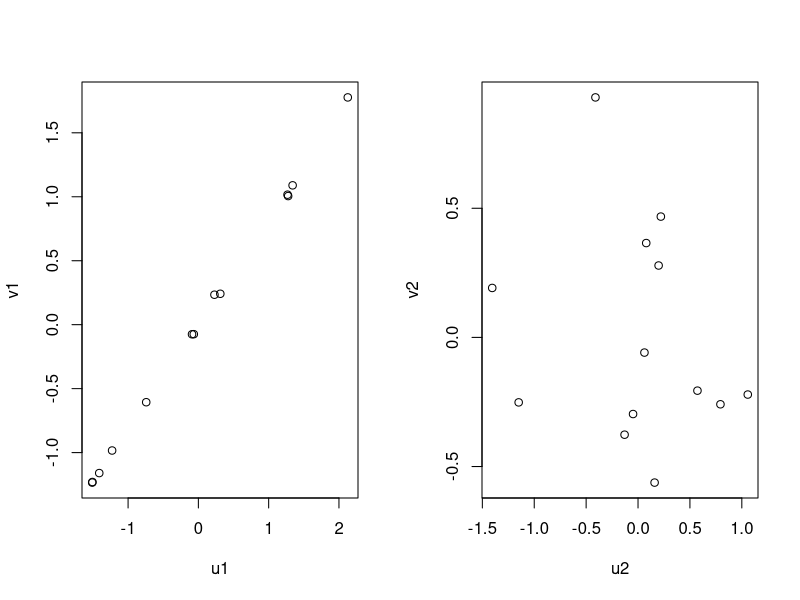
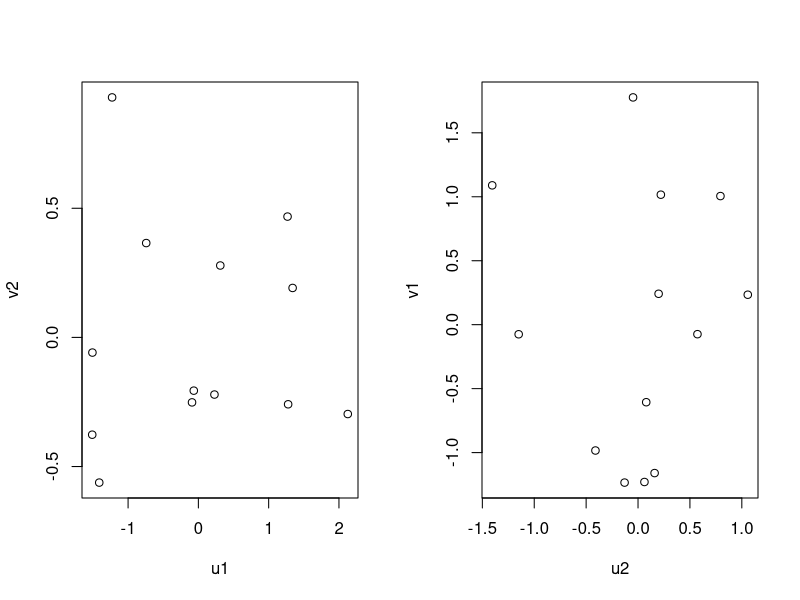

R code for these plots, in order: (Note: this script raises an error after producing the figures.)
## EXEMPLO LIVRO FERREIRA (2011), p?gina 503 ##

ca <- c(2.3,2.5,1.8,3.4,1.8,3.7,1.4,1.5,2.8,1.4,1.8,1.9,2.8)

mg <- c(1.7,2.5,2.1,2.5,1.1,1.4,0.7,0.6,2.2,0.8,0.6,1.7,0.8)

sb <- c(4.1,5.1,4.1,6.1,3,5.2,2.2,2.2,5.1,2.3,2.5,3.7,3.7)

t <- c(7.5,7.4,6.4,8.4,6.5,8.5,4.7,4,9,3.7,7.2,6,5.9)

dados <- cbind(ca,mg,sb,t)
dados

cor <- cor(dados)
cor

x <- as.matrix(cbind(ca,mg))
y <- as.matrix(cbind(sb,t))

corca <- cancor(x,y)

corca


## fazendo manualmente ##

r11 <- cor[1:2,1:2]
r11

r22 <- cor[3:4,3:4]
r22

r12 <- cor[1:2,3:4]
r12

A <- (solve(r11)) %*% r12 %*% (solve(r22)) %*% (t(r12))
A

B <- (solve(r22)) %*% (t(r12)) %*% (solve(r11)) %*% r12
B

eigen1 <- eigen(A)
eigen2 <- eigen(B)

eigen1
eigen2

sqrt(eigen1$values)      ## correla??o can?nica ##


## estimativas das vari?veis can?nicas ##

c1pa <- (ca - mean(ca))/(sd(ca))
c1pa

p1pa <- (mg - mean(mg))/(sd(mg))
p1pa


z1 <- as.matrix(cbind(c1pa,p1pa))
z1

a1 <- as.matrix(eigen1$vectors[,1]) 
a1

u1 <- z1 %*% a1
u1

a2 <- as.matrix(eigen1$vectors[,2]) 
a2

u2 <- z1 %*% a2
u2


c2pa <- (sb - mean(sb))/(sd(sb))
c2pa

p2pa <- (t - mean(t))/(sd(t))
p2pa


z2 <- as.matrix(cbind(c2pa,p2pa))
z2

b1 <- as.matrix(eigen2$vectors[,1]) 
b1

v1 <- z2 %*% b1
v1

b2 <- as.matrix(eigen2$vectors[,2]) 
b2

v2 <- z2 %*% b2
v2

cor(u1,v1)    ## correla??o can?nica ##
cor(u2,v2)    ## correla??o can?nica ##

par(mfrow = c(1,2))
plot(u1,v1)
plot(u2,v2)

cor(u1,v2)    
cor(u2,v1)    

par(mfrow = c(1,2))
plot(u1,v2)
plot(u2,v1)

## correla??o das vari?veis can?nicas U com as originais ##

cor(u1,c1)
cor(u1,p1)

cor(u1,c1pa)   ## iguais ao anterior ##
cor(u1,p1pa)

cor(u2,c1)
cor(u2,p1)

cor(u1,c2)
cor(u1,p2)

cor(u2,c2)
cor(u2,p2)

## correla??o das vari?veis can?nicas V com as originais ##

cor(v1,c2)
cor(v1,p2)

cor(v2,c2)
cor(v2,p2)

cor(v1,c1)
cor(v1,p1)

cor(v2,c1)
cor(v2,p1)


## medida de qualidade do modelo ##
p <- 2  ## n? vari?veis no 1? grupo ##
q <- 2  ## n? vari?veis no 2? grupo ##


cor_u1 <- (cor(u1,c1pa)^2) + (cor(u1,p1pa)^2)
prop_u1 <- 100 * (cor_u1/p)
prop_u1

cor_v1 <- (cor(v1,c2pa)^2) + (cor(v1,p2pa)^2)
prop_v1 <- 100 * (cor_v1/p)
prop_v1


